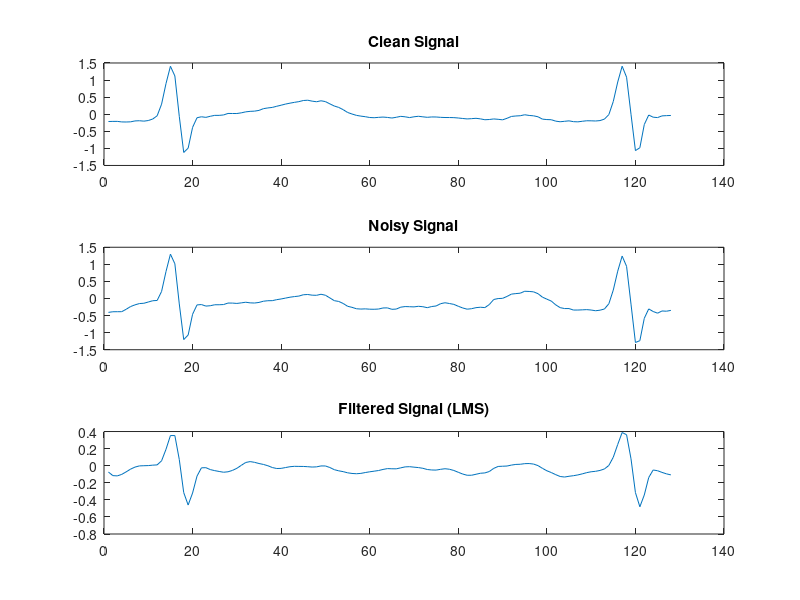

Write MATLAB code to recreate this figure.
% Load the clean signal
data_HR = load('sig_HR.mat');
sig_HR = data_HR.sig_HR;

% Load the noisy signal
data_SR = load('sig_SR.mat');
sig_SR = data_SR.sig_SR;

noisy_signal = sig_SR;
clean_signal = sig_HR;

% Parameters
N = 32; % Filter length
mu = 0.0276; % Step size

% Construct the desired signal (clean signal)
d = clean_signal(N:end);

% Construct the input signal (noisy signal)
x = zeros(N, length(d));
for i = 1:N
    x(i, :) = noisy_signal(N-i+1:end-i+1);
end

% Initialize the filter coefficients
w = zeros(N, 1);

% LMS algorithm
for i = 1:length(d)
    y = w' * x(:, i); % Estimated output
    e = d(i) - y; % Error
    w = w + mu * e * x(:, i); % Update filter coefficients
end

% Filter the noisy signal
filtered_signal = filter(w, 1, noisy_signal);

% Plot the results
figure;
subplot(3,1,1);
plot(clean_signal);
title('Clean Signal');
subplot(3,1,2);
plot(noisy_signal);
title('Noisy Signal');
subplot(3,1,3);
plot(filtered_signal);
title('Filtered Signal (LMS)');


save('sig_LMS.mat', 'filtered_signal');